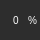
    <widget class="QFrame" name="frame_17">
     <property name="geometry">
      <rect>
       <x>1190</x>
       <y>900</y>
       <width>40</width>
       <height>40</height>
      </rect>
     </property>
     <property name="styleSheet">
      <string notr="true">QFrame{
background-color: rgb(45, 45, 45);
border-radius:20px;
}</string>
     </property>
     <property name="frameShape">
      <enum>QFrame::StyledPanel</enum>
     </property>
     <property name="frameShadow">
      <enum>QFrame::Plain</enum>
     </property>
     <widget class="QWidget" name="horizontalLayoutWidget_16">
      <property name="geometry">
       <rect>
        <x>6</x>
        <y>10</y>
        <width>32</width>
        <height>21</height>
       </rect>
      </property>
      <layout class="QHBoxLayout" name="horizontalLayout_16">
       <item>
        <widget class="QLabel" name="Finential_statistic1_47">
         <property name="styleSheet">
          <string notr="true">color:white;
background-color: rgba(255, 255, 255, 0);
font: 10px;
padding-left:5px;
text-align: right;</string>
         </property>
         <property name="text">
          <string>0</string>
         </property>
         <property name="wordWrap">
          <bool>true</bool>
         </property>
        </widget>
       </item>
       <item>
        <widget class="QLabel" name="Finential_statistic1_48">
         <property name="styleSheet">
          <string notr="true">color:white;
font: 10px;
background-color:rgba(255, 255, 255, 0);</string>
         </property>
         <property name="frameShadow">
          <enum>QFrame::Raised</enum>
         </property>
         <property name="text">
          <string>%</string>
         </property>
         <property name="wordWrap">
          <bool>true</bool>
         </property>
        </widget>
       </item>
      </layout>
     </widget>
    </widget>
